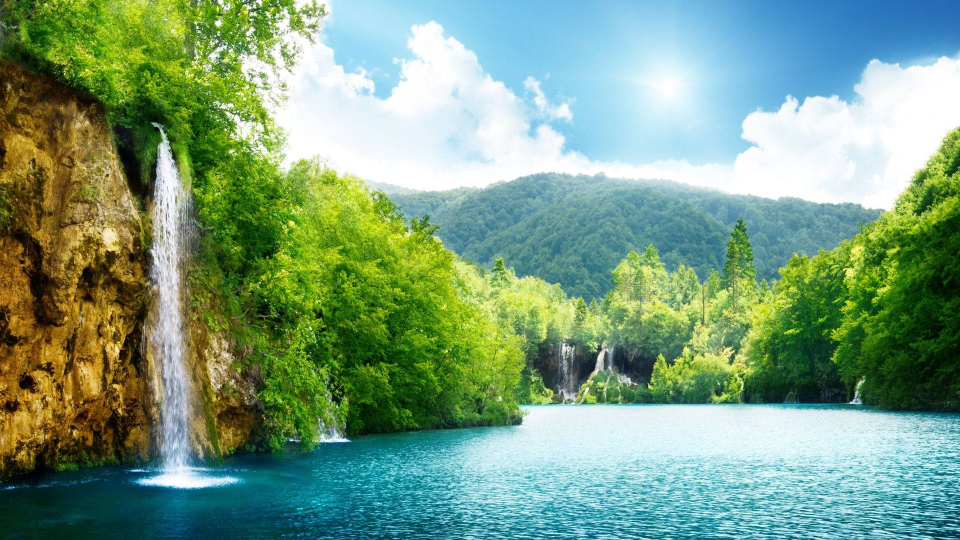
#> input picture codes/non_linear_filters/images/image.jpg, 1920 x 1080 px, given in place of image.jpeg, which was not available (shown at 1/2 size)
$ python kernel_size.py
#> lines starting #> are read from the running program, lines starting #| are printed output that depends on the picture; pictures that were not available may be replaced by others from this repository, and a replacement may not be noted
import cv2
import matplotlib.pyplot as plt
import numpy as np

img = cv2.imread('./images/image.jpeg')
#> img is the input picture: shape (1080, 1920, 3); mean B, G, R 126.7, 157, 121.7

# resize (image used was too big)
new_width = int(img.shape[1] * 0.2)
#> new_width = 384
new_height = int(img.shape[0] * 0.2)
#> new_height = 216
resized_img = cv2.resize(img, (new_width, new_height))
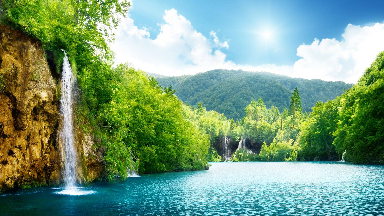
#> resized_img: shape (216, 384, 3); mean B, G, R 126.7, 157, 121.7

# create list of kernel sizes
kernel_sizes = [5, 15, 21, 25]

# create a 2x2 subplot figure with blue background
fig, axs = plt.subplots(nrows=2, ncols=2, figsize=(10,10), facecolor='skyblue')

# iterate through kernel sizes and apply median blur to each
for i, size in enumerate(kernel_sizes):
    row = i // 2
    col = i % 2
    kernel = np.ones((size, size), np.float32) / (size * size)
    blurred_img = cv2.filter2D(resized_img, -1, kernel)
    axs[row][col].imshow(blurred_img[:,:,::-1])
    axs[row][col].set_title(f'{size}x{size} Kernel')
    axs[row][col].set_xticks([]), axs[row][col].set_yticks([])
#> this loop made 4 passes
#> pass 1, `blurred_img = cv2.filter2D(resized_img, -1, kernel)`:
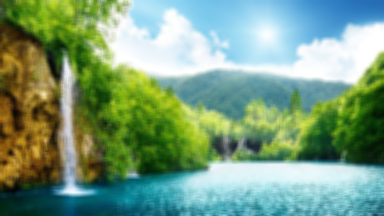
#> blurred_img: shape (216, 384, 3); mean B, G, R 126.7, 157, 121.8
#> pass 2, `blurred_img = cv2.filter2D(resized_img, -1, kernel)`:
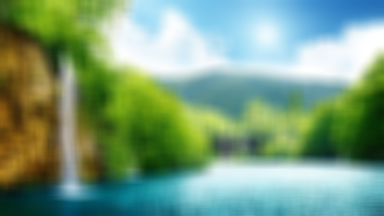
#> blurred_img: shape (216, 384, 3); mean B, G, R 126.7, 157, 121.8
#> pass 3, `blurred_img = cv2.filter2D(resized_img, -1, kernel)`:
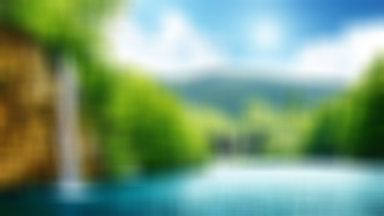
#> blurred_img: shape (216, 384, 3); mean B, G, R 126.8, 157.1, 121.8

# show the plot
plt.show()
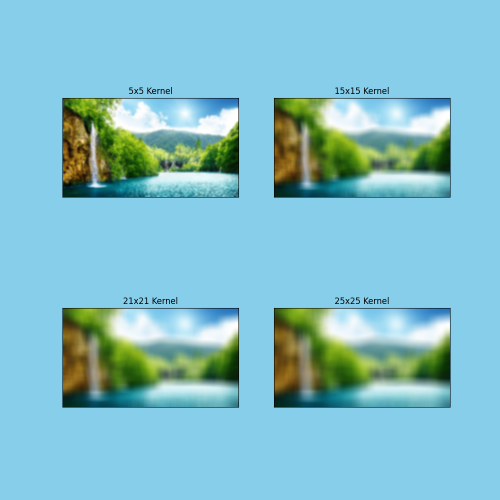
#> figure drawn by matplotlib, 4 panels
